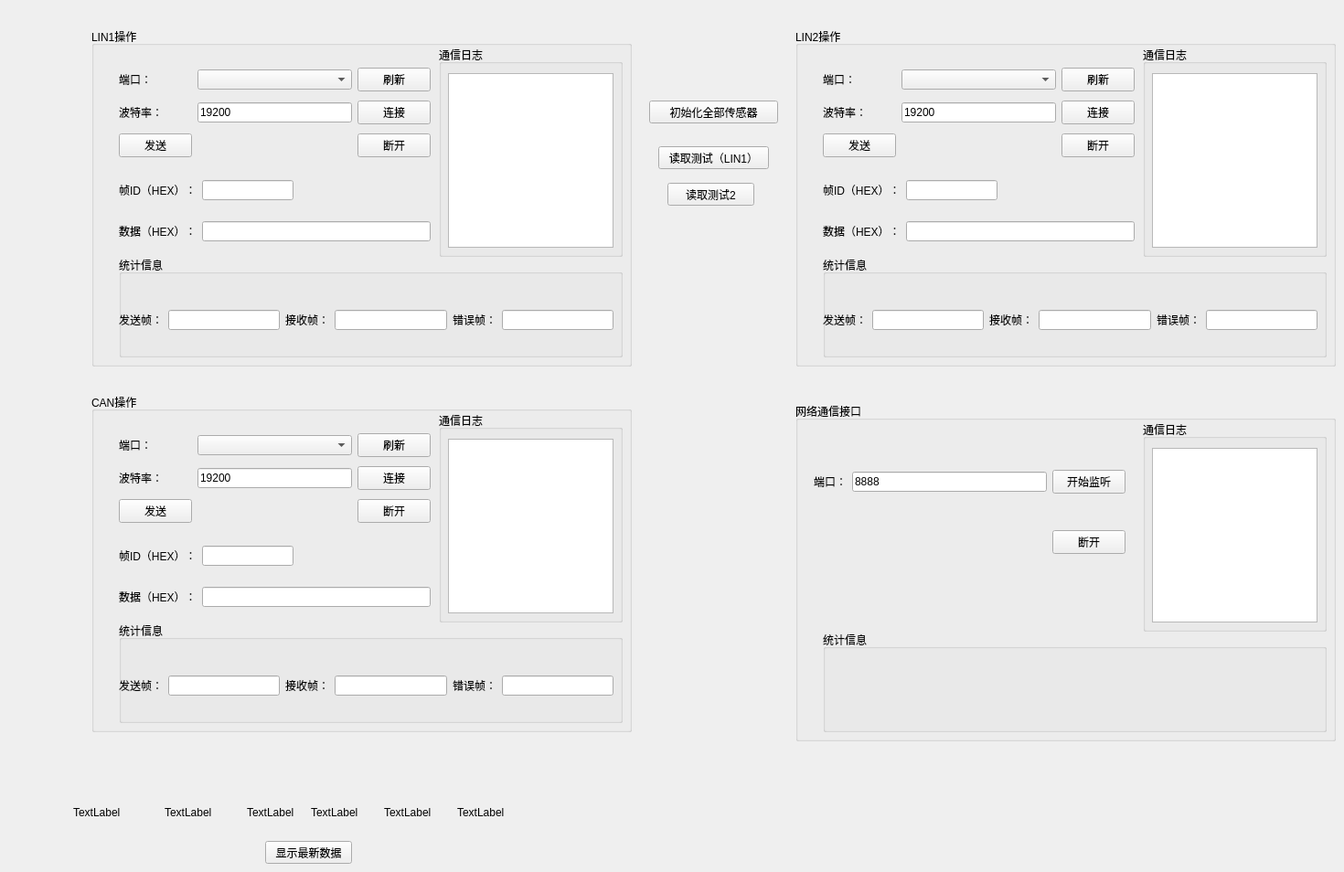
    <widget class="QWidget" name="tab">
     <attribute name="title">
      <string>网络配置</string>
     </attribute>
     <widget class="QGroupBox" name="groupBox">
      <property name="geometry">
       <rect>
        <x>100</x>
        <y>30</y>
        <width>591</width>
        <height>371</height>
       </rect>
      </property>
      <property name="title">
       <string>LIN1操作</string>
      </property>
      <widget class="QWidget" name="gridLayoutWidget">
       <property name="geometry">
        <rect>
         <x>30</x>
         <y>40</y>
         <width>341</width>
         <height>107</height>
        </rect>
       </property>
       <layout class="QGridLayout" name="gridLayout">
        <item row="0" column="0">
         <widget class="QLabel" name="label">
          <property name="text">
           <string>端口：</string>
          </property>
         </widget>
        </item>
        <item row="1" column="2">
         <widget class="QPushButton" name="connectLin1Button">
          <property name="text">
           <string>连接</string>
          </property>
         </widget>
        </item>
        <item row="0" column="2">
         <widget class="QPushButton" name="refreshLin1Button">
          <property name="text">
           <string>刷新</string>
          </property>
         </widget>
        </item>
        <item row="0" column="1">
         <widget class="QComboBox" name="portInput"/>
        </item>
        <item row="1" column="1">
         <widget class="QLineEdit" name="baudrateInput">
          <property name="text">
           <string>19200</string>
          </property>
         </widget>
        </item>
        <item row="2" column="2">
         <widget class="QPushButton" name="disconnectLin1Button">
          <property name="text">
           <string>断开</string>
          </property>
         </widget>
        </item>
        <item row="1" column="0">
         <widget class="QLabel" name="label_2">
          <property name="text">
           <string>波特率：</string>
          </property>
         </widget>
        </item>
        <item row="2" column="0">
         <widget class="QPushButton" name="sendMsgLin1Button">
          <property name="text">
           <string>发送</string>
          </property>
         </widget>
        </item>
       </layout>
      </widget>
      <widget class="QWidget" name="gridLayoutWidget_2">
       <property name="geometry">
        <rect>
         <x>30</x>
         <y>150</y>
         <width>341</width>
         <height>101</height>
        </rect>
       </property>
       <layout class="QGridLayout" name="gridLayout_2">
        <item row="0" column="1">
         <widget class="QLineEdit" name="LIN1IDInput">
          <property name="sizePolicy">
           <sizepolicy hsizetype="Expanding" vsizetype="Fixed">
            <horstretch>0</horstretch>
            <verstretch>0</verstretch>
           </sizepolicy>
          </property>
          <property name="minimumSize">
           <size>
            <width>100</width>
            <height>0</height>
           </size>
          </property>
          <property name="maximumSize">
           <size>
            <width>100</width>
            <height>16777215</height>
           </size>
          </property>
          <property name="text">
           <string/>
          </property>
         </widget>
        </item>
        <item row="0" column="0">
         <widget class="QLabel" name="label_3">
          <property name="text">
           <string>帧ID（HEX）：</string>
          </property>
         </widget>
        </item>
        <item row="1" column="0">
         <widget class="QLabel" name="label_4">
          <property name="text">
           <string>数据（HEX）：</string>
          </property>
         </widget>
        </item>
        <item row="1" column="1">
         <widget class="QLineEdit" name="LIN1DataINput">
          <property name="minimumSize">
           <size>
            <width>100</width>
            <height>0</height>
           </size>
          </property>
          <property name="maximumSize">
           <size>
            <width>16777215</width>
            <height>16777215</height>
           </size>
          </property>
          <property name="text">
           <string/>
          </property>
         </widget>
        </item>
       </layout>
      </widget>
      <widget class="QGroupBox" name="groupBox_3">
       <property name="geometry">
        <rect>
         <x>30</x>
         <y>250</y>
         <width>551</width>
         <height>111</height>
        </rect>
       </property>
       <property name="title">
        <string>统计信息</string>
       </property>
       <widget class="QWidget" name="horizontalLayoutWidget">
        <property name="geometry">
         <rect>
          <x>0</x>
          <y>30</y>
          <width>541</width>
          <height>80</height>
         </rect>
        </property>
        <layout class="QHBoxLayout" name="horizontalLayout">
         <item>
          <widget class="QLabel" name="label_5">
           <property name="text">
            <string>发送帧：</string>
           </property>
          </widget>
         </item>
         <item>
          <widget class="QLineEdit" name="sendFrameCount"/>
         </item>
         <item>
          <widget class="QLabel" name="label_6">
           <property name="text">
            <string>接收帧：</string>
           </property>
          </widget>
         </item>
         <item>
          <widget class="QLineEdit" name="rcvFrameCount"/>
         </item>
         <item>
          <widget class="QLabel" name="label_7">
           <property name="text">
            <string>错误帧：</string>
           </property>
          </widget>
         </item>
         <item>
          <widget class="QLineEdit" name="errFrameCount"/>
         </item>
        </layout>
       </widget>
      </widget>
      <widget class="QGroupBox" name="groupBox_2">
       <property name="geometry">
        <rect>
         <x>380</x>
         <y>20</y>
         <width>201</width>
         <height>231</height>
        </rect>
       </property>
       <property name="title">
        <string>通信日志</string>
       </property>
       <widget class="QTextBrowser" name="LIN1Log">
        <property name="geometry">
         <rect>
          <x>10</x>
          <y>30</y>
          <width>181</width>
          <height>191</height>
         </rect>
        </property>
        <property name="sizePolicy">
         <sizepolicy hsizetype="Expanding" vsizetype="Ignored">
          <horstretch>0</horstretch>
          <verstretch>0</verstretch>
         </sizepolicy>
        </property>
       </widget>
      </widget>
     </widget>
     <widget class="QGroupBox" name="groupBox_7">
      <property name="geometry">
       <rect>
        <x>100</x>
        <y>430</y>
        <width>591</width>
        <height>371</height>
       </rect>
      </property>
      <property name="title">
       <string>CAN操作</string>
      </property>
      <widget class="QWidget" name="gridLayoutWidget_5">
       <property name="geometry">
        <rect>
         <x>30</x>
         <y>40</y>
         <width>341</width>
         <height>107</height>
        </rect>
       </property>
       <layout class="QGridLayout" name="gridLayout_5">
        <item row="0" column="0">
         <widget class="QLabel" name="label_15">
          <property name="text">
           <string>端口：</string>
          </property>
         </widget>
        </item>
        <item row="1" column="2">
         <widget class="QPushButton" name="connectCANButton">
          <property name="text">
           <string>连接</string>
          </property>
         </widget>
        </item>
        <item row="0" column="2">
         <widget class="QPushButton" name="refreshCANButton">
          <property name="text">
           <string>刷新</string>
          </property>
         </widget>
        </item>
        <item row="0" column="1">
         <widget class="QComboBox" name="portCANInput"/>
        </item>
        <item row="1" column="1">
         <widget class="QLineEdit" name="baudrateCANInput">
          <property name="text">
           <string>19200</string>
          </property>
         </widget>
        </item>
        <item row="2" column="2">
         <widget class="QPushButton" name="disconnectCANButton">
          <property name="text">
           <string>断开</string>
          </property>
         </widget>
        </item>
        <item row="1" column="0">
         <widget class="QLabel" name="label_16">
          <property name="text">
           <string>波特率：</string>
          </property>
         </widget>
        </item>
        <item row="2" column="0">
         <widget class="QPushButton" name="sendMsgCANButton">
          <property name="text">
           <string>发送</string>
          </property>
         </widget>
        </item>
       </layout>
      </widget>
      <widget class="QWidget" name="gridLayoutWidget_6">
       <property name="geometry">
        <rect>
         <x>30</x>
         <y>150</y>
         <width>341</width>
         <height>101</height>
        </rect>
       </property>
       <layout class="QGridLayout" name="gridLayout_6">
        <item row="0" column="1">
         <widget class="QLineEdit" name="CANIDInput">
          <property name="sizePolicy">
           <sizepolicy hsizetype="Expanding" vsizetype="Fixed">
            <horstretch>0</horstretch>
            <verstretch>0</verstretch>
           </sizepolicy>
          </property>
          <property name="minimumSize">
           <size>
            <width>100</width>
            <height>0</height>
           </size>
          </property>
          <property name="maximumSize">
           <size>
            <width>100</width>
            <height>16777215</height>
           </size>
          </property>
          <property name="text">
           <string/>
          </property>
         </widget>
        </item>
        <item row="0" column="0">
         <widget class="QLabel" name="label_17">
          <property name="text">
           <string>帧ID（HEX）：</string>
          </property>
         </widget>
        </item>
        <item row="1" column="0">
         <widget class="QLabel" name="label_18">
          <property name="text">
           <string>数据（HEX）：</string>
          </property>
         </widget>
        </item>
        <item row="1" column="1">
         <widget class="QLineEdit" name="CANDataINput">
          <property name="minimumSize">
           <size>
            <width>100</width>
            <height>0</height>
           </size>
          </property>
          <property name="maximumSize">
           <size>
            <width>16777215</width>
            <height>16777215</height>
           </size>
          </property>
          <property name="text">
           <string/>
          </property>
         </widget>
        </item>
       </layout>
      </widget>
      <widget class="QGroupBox" name="groupBox_8">
       <property name="geometry">
        <rect>
         <x>30</x>
         <y>250</y>
         <width>551</width>
         <height>111</height>
        </rect>
       </property>
       <property name="title">
        <string>统计信息</string>
       </property>
       <widget class="QWidget" name="horizontalLayoutWidget_3">
        <property name="geometry">
         <rect>
          <x>0</x>
          <y>30</y>
          <width>541</width>
          <height>80</height>
         </rect>
        </property>
        <layout class="QHBoxLayout" name="horizontalLayout_3">
         <item>
          <widget class="QLabel" name="label_19">
           <property name="text">
            <string>发送帧：</string>
           </property>
          </widget>
         </item>
         <item>
          <widget class="QLineEdit" name="sendFrameCount_3"/>
         </item>
         <item>
          <widget class="QLabel" name="label_20">
           <property name="text">
            <string>接收帧：</string>
           </property>
          </widget>
         </item>
         <item>
          <widget class="QLineEdit" name="rcvFrameCount_3"/>
         </item>
         <item>
          <widget class="QLabel" name="label_21">
           <property name="text">
            <string>错误帧：</string>
           </property>
          </widget>
         </item>
         <item>
          <widget class="QLineEdit" name="errFrameCount_3"/>
         </item>
        </layout>
       </widget>
      </widget>
      <widget class="QGroupBox" name="groupBox_9">
       <property name="geometry">
        <rect>
         <x>380</x>
         <y>20</y>
         <width>201</width>
         <height>231</height>
        </rect>
       </property>
       <property name="title">
        <string>通信日志</string>
       </property>
       <widget class="QTextBrowser" name="CANLog">
        <property name="geometry">
         <rect>
          <x>10</x>
          <y>30</y>
          <width>181</width>
          <height>191</height>
         </rect>
        </property>
        <property name="sizePolicy">
         <sizepolicy hsizetype="Expanding" vsizetype="Ignored">
          <horstretch>0</horstretch>
          <verstretch>0</verstretch>
         </sizepolicy>
        </property>
       </widget>
      </widget>
     </widget>
     <widget class="QLabel" name="sensorDataLabel_2">
      <property name="geometry">
       <rect>
        <x>180</x>
        <y>880</y>
        <width>67</width>
        <height>17</height>
       </rect>
      </property>
      <property name="text">
       <string>TextLabel</string>
      </property>
     </widget>
     <widget class="QPushButton" name="showLatestSensorDataBtn">
      <property name="geometry">
       <rect>
        <x>290</x>
        <y>920</y>
        <width>95</width>
        <height>25</height>
       </rect>
      </property>
      <property name="text">
       <string>显示最新数据</string>
      </property>
     </widget>
     <widget class="QLabel" name="sensorDataLabel_3">
      <property name="geometry">
       <rect>
        <x>270</x>
        <y>880</y>
        <width>67</width>
        <height>17</height>
       </rect>
      </property>
      <property name="text">
       <string>TextLabel</string>
      </property>
     </widget>
     <widget class="QLabel" name="sensorDataLabel_5">
      <property name="geometry">
       <rect>
        <x>420</x>
        <y>880</y>
        <width>67</width>
        <height>17</height>
       </rect>
      </property>
      <property name="text">
       <string>TextLabel</string>
      </property>
     </widget>
     <widget class="QLabel" name="sensorDataLabel">
      <property name="geometry">
       <rect>
        <x>80</x>
        <y>880</y>
        <width>67</width>
        <height>17</height>
       </rect>
      </property>
      <property name="text">
       <string>TextLabel</string>
      </property>
     </widget>
     <widget class="QLabel" name="sensorDataLabel_6">
      <property name="geometry">
       <rect>
        <x>500</x>
        <y>880</y>
        <width>67</width>
        <height>17</height>
       </rect>
      </property>
      <property name="text">
       <string>TextLabel</string>
      </property>
     </widget>
     <widget class="QLabel" name="sensorDataLabel_4">
      <property name="geometry">
       <rect>
        <x>340</x>
        <y>880</y>
        <width>67</width>
        <height>17</height>
       </rect>
      </property>
      <property name="text">
       <string>TextLabel</string>
      </property>
     </widget>
     <widget class="QGroupBox" name="groupBox_10">
      <property name="geometry">
       <rect>
        <x>870</x>
        <y>440</y>
        <width>591</width>
        <height>371</height>
       </rect>
      </property>
      <property name="title">
       <string>网络通信接口</string>
      </property>
      <widget class="QWidget" name="gridLayoutWidget_7">
       <property name="geometry">
        <rect>
         <x>20</x>
         <y>40</y>
         <width>341</width>
         <height>161</height>
        </rect>
       </property>
       <layout class="QGridLayout" name="gridLayout_7">
        <item row="0" column="2">
         <widget class="QPushButton" name="startListenBtn">
          <property name="text">
           <string>开始监听</string>
          </property>
         </widget>
        </item>
        <item row="0" column="0">
         <widget class="QLabel" name="label_22">
          <property name="text">
           <string>端口：</string>
          </property>
         </widget>
        </item>
        <item row="1" column="2">
         <widget class="QPushButton" name="stopListenBtn">
          <property name="text">
           <string>断开</string>
          </property>
         </widget>
        </item>
        <item row="0" column="1">
         <widget class="QLineEdit" name="networkPortInput">
          <property name="text">
           <string>8888</string>
          </property>
         </widget>
        </item>
       </layout>
      </widget>
      <widget class="QGroupBox" name="groupBox_11">
       <property name="geometry">
        <rect>
         <x>30</x>
         <y>250</y>
         <width>551</width>
         <height>111</height>
        </rect>
       </property>
       <property name="title">
        <string>统计信息</string>
       </property>
      </widget>
      <widget class="QGroupBox" name="groupBox_12">
       <property name="geometry">
        <rect>
         <x>380</x>
         <y>20</y>
         <width>201</width>
         <height>231</height>
        </rect>
       </property>
       <property name="title">
        <string>通信日志</string>
       </property>
       <widget class="QTextBrowser" name="NetworkLog">
        <property name="geometry">
         <rect>
          <x>10</x>
          <y>30</y>
          <width>181</width>
          <height>191</height>
         </rect>
        </property>
        <property name="sizePolicy">
         <sizepolicy hsizetype="Expanding" vsizetype="Ignored">
          <horstretch>0</horstretch>
          <verstretch>0</verstretch>
         </sizepolicy>
        </property>
       </widget>
      </widget>
     </widget>
     <widget class="QPushButton" name="paramDatapushButton">
      <property name="geometry">
       <rect>
        <x>710</x>
        <y>110</y>
        <width>141</width>
        <height>25</height>
       </rect>
      </property>
      <property name="text">
       <string>初始化全部传感器</string>
      </property>
     </widget>
     <widget class="QPushButton" name="readTestpushButton">
      <property name="geometry">
       <rect>
        <x>720</x>
        <y>160</y>
        <width>121</width>
        <height>25</height>
       </rect>
      </property>
      <property name="text">
       <string>读取测试（LIN1）</string>
      </property>
     </widget>
     <widget class="QPushButton" name="pushButton">
      <property name="geometry">
       <rect>
        <x>730</x>
        <y>200</y>
        <width>95</width>
        <height>25</height>
       </rect>
      </property>
      <property name="text">
       <string>读取测试2</string>
      </property>
     </widget>
     <widget class="QGroupBox" name="groupBox_4">
      <property name="geometry">
       <rect>
        <x>870</x>
        <y>30</y>
        <width>591</width>
        <height>371</height>
       </rect>
      </property>
      <property name="title">
       <string>LIN2操作</string>
      </property>
      <widget class="QWidget" name="gridLayoutWidget_3">
       <property name="geometry">
        <rect>
         <x>30</x>
         <y>40</y>
         <width>341</width>
         <height>107</height>
        </rect>
       </property>
       <layout class="QGridLayout" name="gridLayout_3">
        <item row="0" column="0">
         <widget class="QLabel" name="label_8">
          <property name="text">
           <string>端口：</string>
          </property>
         </widget>
        </item>
        <item row="1" column="2">
         <widget class="QPushButton" name="connectLin2Button_2">
          <property name="text">
           <string>连接</string>
          </property>
         </widget>
        </item>
        <item row="0" column="2">
         <widget class="QPushButton" name="refreshLin2Button_2">
          <property name="text">
           <string>刷新</string>
          </property>
         </widget>
        </item>
        <item row="0" column="1">
         <widget class="QComboBox" name="portInput_2"/>
        </item>
        <item row="1" column="1">
         <widget class="QLineEdit" name="baudrateInput_2">
          <property name="text">
           <string>19200</string>
          </property>
         </widget>
        </item>
        <item row="2" column="2">
         <widget class="QPushButton" name="disconnectLin2Button_2">
          <property name="text">
           <string>断开</string>
          </property>
         </widget>
        </item>
        <item row="1" column="0">
         <widget class="QLabel" name="label_9">
          <property name="text">
           <string>波特率：</string>
          </property>
         </widget>
        </item>
        <item row="2" column="0">
         <widget class="QPushButton" name="sendMsgLin2Button_2">
          <property name="text">
           <string>发送</string>
          </property>
         </widget>
        </item>
       </layout>
      </widget>
      <widget class="QWidget" name="gridLayoutWidget_4">
       <property name="geometry">
        <rect>
         <x>30</x>
         <y>150</y>
         <width>341</width>
         <height>101</height>
        </rect>
       </property>
       <layout class="QGridLayout" name="gridLayout_4">
        <item row="0" column="1">
         <widget class="QLineEdit" name="LIN2IDInput_2">
          <property name="sizePolicy">
           <sizepolicy hsizetype="Expanding" vsizetype="Fixed">
            <horstretch>0</horstretch>
            <verstretch>0</verstretch>
           </sizepolicy>
          </property>
          <property name="minimumSize">
           <size>
            <width>100</width>
            <height>0</height>
           </size>
          </property>
          <property name="maximumSize">
           <size>
            <width>100</width>
            <height>16777215</height>
           </size>
          </property>
          <property name="text">
           <string/>
          </property>
         </widget>
        </item>
        <item row="0" column="0">
         <widget class="QLabel" name="label_10">
          <property name="text">
           <string>帧ID（HEX）：</string>
          </property>
         </widget>
        </item>
        <item row="1" column="0">
         <widget class="QLabel" name="label_11">
          <property name="text">
           <string>数据（HEX）：</string>
          </property>
         </widget>
        </item>
        <item row="1" column="1">
         <widget class="QLineEdit" name="LIN2DataINput_2">
          <property name="minimumSize">
           <size>
            <width>100</width>
            <height>0</height>
           </size>
          </property>
          <property name="maximumSize">
           <size>
            <width>16777215</width>
            <height>16777215</height>
           </size>
          </property>
          <property name="text">
           <string/>
          </property>
         </widget>
        </item>
       </layout>
      </widget>
      <widget class="QGroupBox" name="groupBox_5">
       <property name="geometry">
        <rect>
         <x>30</x>
         <y>250</y>
         <width>551</width>
         <height>111</height>
        </rect>
       </property>
       <property name="title">
        <string>统计信息</string>
       </property>
       <widget class="QWidget" name="horizontalLayoutWidget_2">
        <property name="geometry">
         <rect>
          <x>0</x>
          <y>30</y>
          <width>541</width>
          <height>80</height>
         </rect>
        </property>
        <layout class="QHBoxLayout" name="horizontalLayout_2">
         <item>
          <widget class="QLabel" name="label_12">
           <property name="text">
            <string>发送帧：</string>
           </property>
          </widget>
         </item>
         <item>
          <widget class="QLineEdit" name="sendFrameCount_2"/>
         </item>
         <item>
          <widget class="QLabel" name="label_13">
           <property name="text">
            <string>接收帧：</string>
           </property>
          </widget>
         </item>
         <item>
          <widget class="QLineEdit" name="rcvFrameCount_2"/>
         </item>
         <item>
          <widget class="QLabel" name="label_14">
           <property name="text">
            <string>错误帧：</string>
           </property>
          </widget>
         </item>
         <item>
          <widget class="QLineEdit" name="errFrameCount_2"/>
         </item>
        </layout>
       </widget>
      </widget>
      <widget class="QGroupBox" name="groupBox_6">
       <property name="geometry">
        <rect>
         <x>380</x>
         <y>20</y>
         <width>201</width>
         <height>231</height>
        </rect>
       </property>
       <property name="title">
        <string>通信日志</string>
       </property>
       <widget class="QTextBrowser" name="LIN2Log">
        <property name="geometry">
         <rect>
          <x>10</x>
          <y>30</y>
          <width>181</width>
          <height>191</height>
         </rect>
        </property>
        <property name="sizePolicy">
         <sizepolicy hsizetype="Expanding" vsizetype="Ignored">
          <horstretch>0</horstretch>
          <verstretch>0</verstretch>
         </sizepolicy>
        </property>
       </widget>
      </widget>
     </widget>
    </widget>
